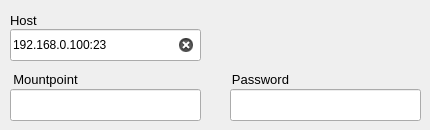
        <widget class="QWidget" name="tab_ntrips_2">
         <attribute name="title">
          <string>NTRIP Server</string>
         </attribute>
         <widget class="QLineEdit" name="lineEdit_str2str_out_ntrips_pass_2">
          <property name="geometry">
           <rect>
            <x>230</x>
            <y>89</y>
            <width>191</width>
            <height>32</height>
           </rect>
          </property>
          <property name="clearButtonEnabled">
           <bool>true</bool>
          </property>
         </widget>
         <widget class="QLabel" name="label_98">
          <property name="geometry">
           <rect>
            <x>10</x>
            <y>69</y>
            <width>71</width>
            <height>20</height>
           </rect>
          </property>
          <property name="font">
           <font>
            <pointsize>10</pointsize>
           </font>
          </property>
          <property name="text">
           <string>Mountpoint</string>
          </property>
          <property name="alignment">
           <set>Qt::AlignCenter</set>
          </property>
         </widget>
         <widget class="QLabel" name="label_99">
          <property name="geometry">
           <rect>
            <x>10</x>
            <y>10</y>
            <width>90</width>
            <height>21</height>
           </rect>
          </property>
          <property name="font">
           <font>
            <pointsize>10</pointsize>
            <weight>50</weight>
            <bold>false</bold>
           </font>
          </property>
          <property name="text">
           <string>Host</string>
          </property>
         </widget>
         <widget class="QLineEdit" name="lineEdit_str2str_out_ntrips_host_2">
          <property name="geometry">
           <rect>
            <x>10</x>
            <y>29</y>
            <width>191</width>
            <height>32</height>
           </rect>
          </property>
          <property name="text">
           <string>192.168.0.100:23</string>
          </property>
          <property name="clearButtonEnabled">
           <bool>true</bool>
          </property>
         </widget>
         <widget class="QLabel" name="label_100">
          <property name="geometry">
           <rect>
            <x>230</x>
            <y>69</y>
            <width>61</width>
            <height>20</height>
           </rect>
          </property>
          <property name="font">
           <font>
            <pointsize>10</pointsize>
           </font>
          </property>
          <property name="text">
           <string>Password</string>
          </property>
          <property name="alignment">
           <set>Qt::AlignCenter</set>
          </property>
         </widget>
         <widget class="QLineEdit" name="lineEdit_str2str_out_ntrips_mountpoint_2">
          <property name="geometry">
           <rect>
            <x>10</x>
            <y>89</y>
            <width>191</width>
            <height>32</height>
           </rect>
          </property>
          <property name="clearButtonEnabled">
           <bool>true</bool>
          </property>
         </widget>
        </widget>
